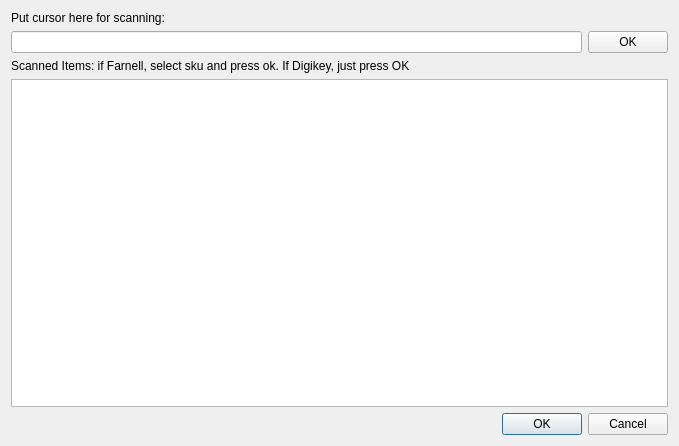
<?xml version="1.0" encoding="UTF-8"?>
<ui version="4.0">
 <class>BarcodeScanInputWindow</class>
 <widget class="QDialog" name="BarcodeScanInputWindow">
  <property name="geometry">
   <rect>
    <x>0</x>
    <y>0</y>
    <width>679</width>
    <height>446</height>
   </rect>
  </property>
  <property name="windowTitle">
   <string>Barcode scanner</string>
  </property>
  <layout class="QGridLayout" name="gridLayout">
   <item row="2" column="0">
    <widget class="QLabel" name="label">
     <property name="text">
      <string>Scanned Items: if Farnell, select sku and press ok. If Digikey, just press OK</string>
     </property>
    </widget>
   </item>
   <item row="1" column="0">
    <widget class="QLineEdit" name="lineEdit"/>
   </item>
   <item row="0" column="0">
    <widget class="QLabel" name="label_2">
     <property name="text">
      <string>Put cursor here for scanning:</string>
     </property>
    </widget>
   </item>
   <item row="1" column="1">
    <widget class="QPushButton" name="btnOK">
     <property name="text">
      <string>OK</string>
     </property>
    </widget>
   </item>
   <item row="3" column="0" colspan="2">
    <widget class="QListWidget" name="listWidget"/>
   </item>
   <item row="4" column="0" colspan="2">
    <widget class="QDialogButtonBox" name="buttonBox">
     <property name="orientation">
      <enum>Qt::Horizontal</enum>
     </property>
     <property name="standardButtons">
      <set>QDialogButtonBox::Cancel|QDialogButtonBox::Ok</set>
     </property>
    </widget>
   </item>
  </layout>
 </widget>
 <resources/>
 <connections>
  <connection>
   <sender>buttonBox</sender>
   <signal>accepted()</signal>
   <receiver>BarcodeScanInputWindow</receiver>
   <slot>accept()</slot>
   <hints>
    <hint type="sourcelabel">
     <x>248</x>
     <y>254</y>
    </hint>
    <hint type="destinationlabel">
     <x>157</x>
     <y>274</y>
    </hint>
   </hints>
  </connection>
  <connection>
   <sender>buttonBox</sender>
   <signal>rejected()</signal>
   <receiver>BarcodeScanInputWindow</receiver>
   <slot>reject()</slot>
   <hints>
    <hint type="sourcelabel">
     <x>316</x>
     <y>260</y>
    </hint>
    <hint type="destinationlabel">
     <x>286</x>
     <y>274</y>
    </hint>
   </hints>
  </connection>
 </connections>
</ui>
